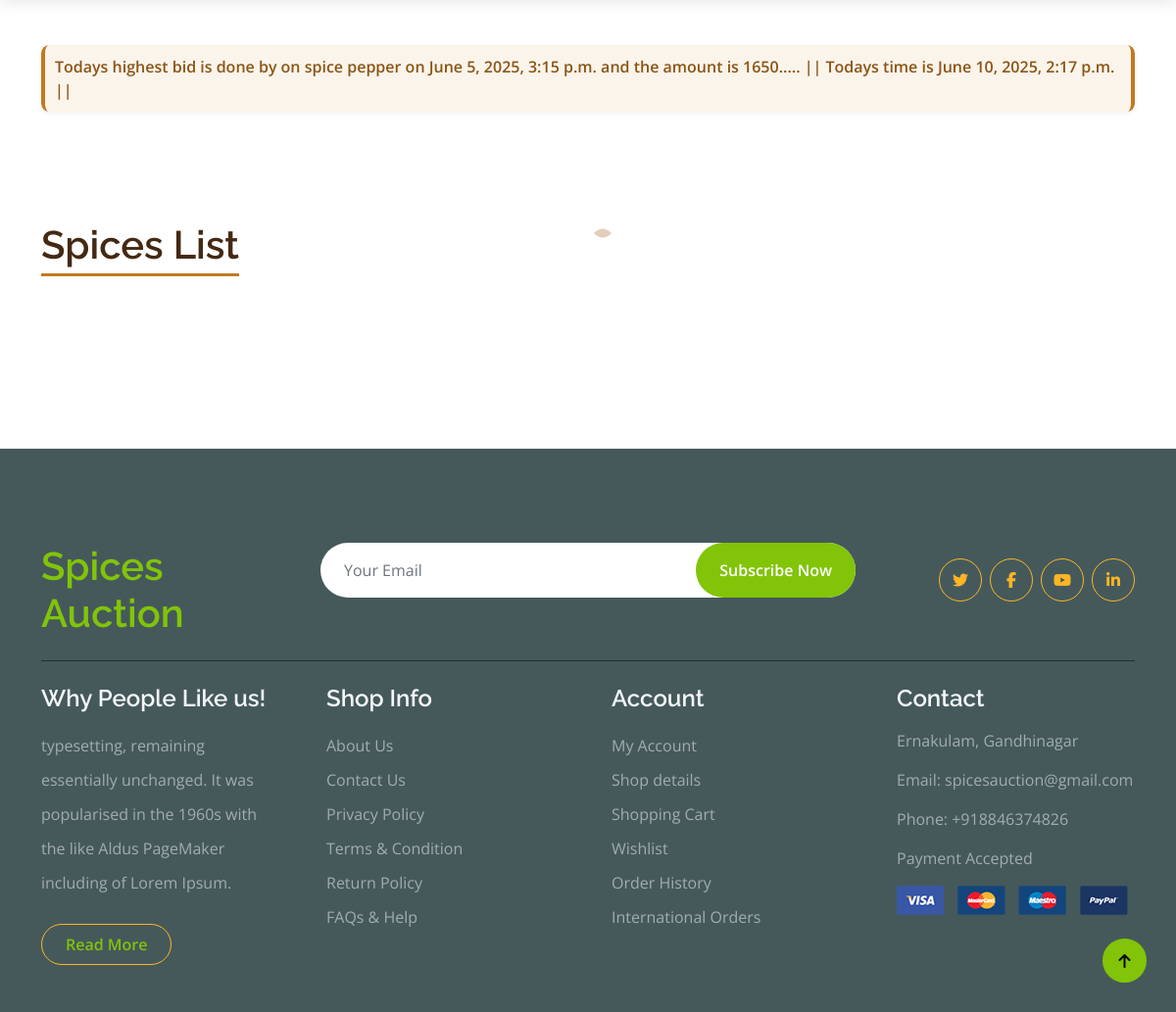
The app's page /auctions/ (lower part), older data.
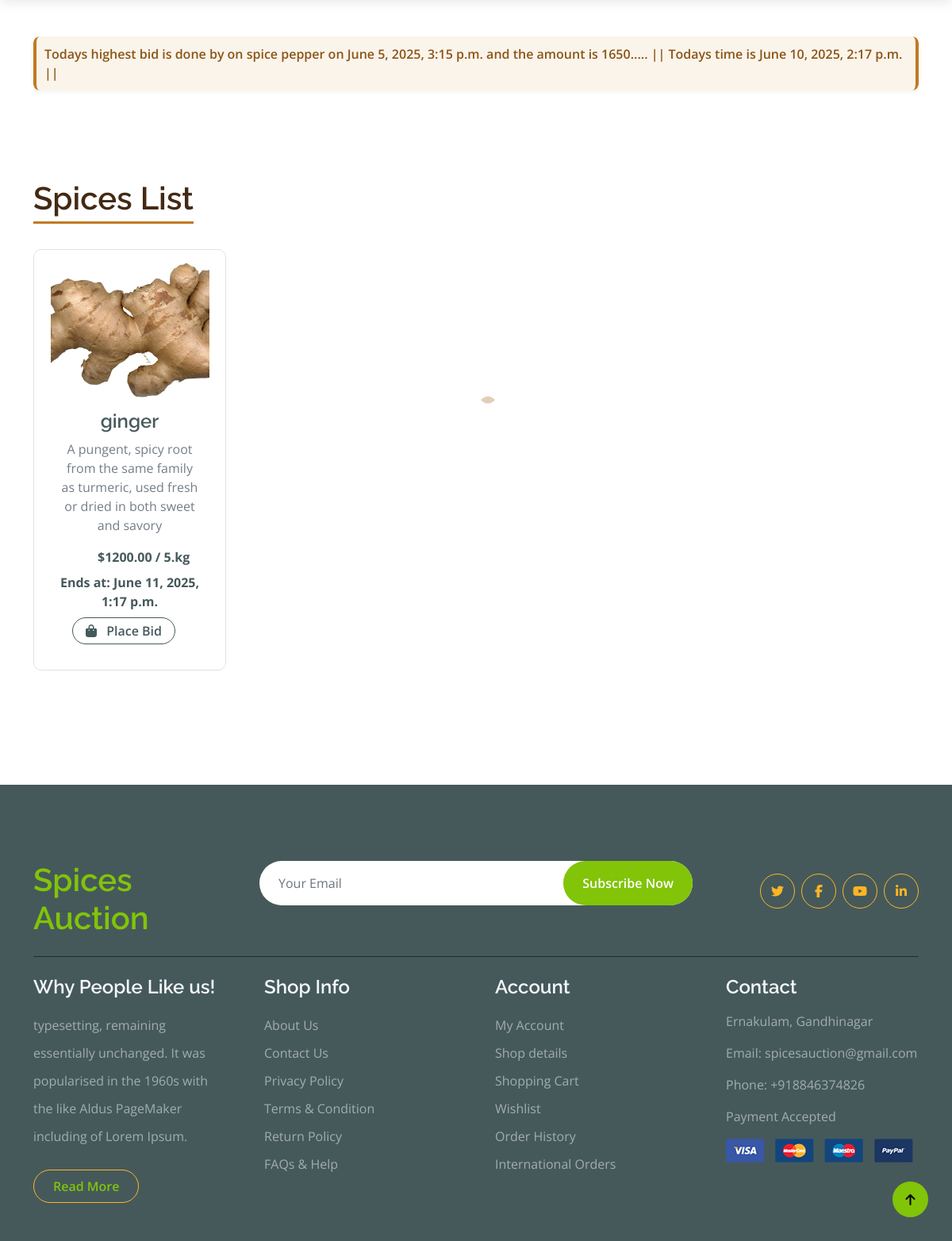
The same page, newer data.
### adminapi/models.py (models this page shows, shortened)
class Auction(models.Model):
    spice = models.ForeignKey(Spice, on_delete=models.CASCADE)
    auctioneer = models.ForeignKey(Seller, on_delete=models.CASCADE)
    starting_bid = models.DecimalField(max_digits=10, decimal_places=2)
    expected_bid = models.DecimalField(max_digits=10, decimal_places=2, default=0)
    number_of_lots = models.IntegerField(default=1)
    end_time = models.DateTimeField()
    created_at = models.DateTimeField(auto_now_add=True)
    choices= [
        ('Available', 'Available'),
        ('Sold', 'Sold'),
        ('Expired', 'Expired'),
    ]
    status=models.CharField(max_length=50, choices=choices, default='Available')

class Spice(models.Model):
    seller = models.ForeignKey(Seller, on_delete=models.CASCADE)
    name = models.CharField(max_length=100)
    description = models.CharField(max_length=100)
    stock_quantity = models.PositiveIntegerField(default=0)
    image = models.ImageField(upload_to="images", null=True)
    created_at = models.DateTimeField(auto_now_add=True)
    choices= [
        ('Available', 'Available'),
        ('Not Available', 'Not Available'),
    ]
    status=models.CharField(max_length=50, choices=choices, default='Available')

### userapi/views.py (the view, shortened to what this page needs)
# urls.py: path("auctions/",views.AuctionsListView.as_view(),name="auctions-list"),
class AuctionsListView(ListView):
    model = Auction
    template_name = "user/home.html"
    context_object_name = "auctions"
    def get_queryset(self):
        return Auction.objects.filter(status='Available')
    def get_context_data(self, **kwargs):
        self._update_expired_auctions()
        context = super().get_context_data(**kwargs)
        context['highestbid'] = Bid.objects.order_by('-amount').first()
        context['time'] = timezone.now()
        return context
    def _update_expired_auctions(self):
        expired_auctions = Auction.objects.filter(
            end_time__lte=timezone.now(),
            status='Available'
        )
        for auction in expired_auctions:
            self._finalize_auction(auction)

### userapi/templates/user/home.html (shortened to what this page needs)
{%extends 'user/base.html'%}
{%load static%}
{%block body_block%}
        <div class="container">
            <article>
                <marquee behavior="scroll" direction="left" class="enhanced-marquee">Todays highest bid is done by {{ highestbid.bidder.name }} on spice {{ highestbid.auction.spice.name }} on {{ highestbid.timestamp }} and the amount is {{ highestbid.amount }}..... || Todays time is {{time}} ||</marquee>
            </article>
        </div>
        <div class="container-fluid fruite py-5">
            <div class="container py-5">
                <div class="tab-class text-center">
                    <div class="row g-4">
                        <div class="col-lg-4 text-start mb-4">
                            <h1 class="fade-in-text">Spices List</h1>
                        </div>
                    </div>
                    <div class="tab-content">
                        <div id="tab-1" class="tab-pane fade show p-0 active">
                            <div class="row g-4">
                                <div class="col-lg-12">
                                    <div class="row g-5">
                                        {%for a in auctions%}
                                            <div class="col-md-6 col-lg-4 col-xl-3">
                                                <div class="rounded position-relative fruite-item border p-3 hover-card">
                                                    <div class="fruite-img">
                                                        <img src="{{a.spice.image.url}}" alt="" width="200px" height="170px" style="border-radius: 10px;" class="spice-image">
                                                    </div>
                                                    <div class="p-3">
                                                        <h4>{{a.spice.name}}</h4>
                                                        <p>{{a.spice.description}}</p>
                                                        <div class="d-flex justify-content-between flex-lg-wrap">
                                                            <p class="text-dark fs-6 fw-bold mb-2 ms-5">${{a.starting_bid}} / {{a.spice.stock_quantity}}.kg</p>
                                                            <p class="text-dark fs-6 fw-bold mb-2">Ends at: {{a.end_time}}</p>
                                                            <a href="{%url 'place_bid' a.id%}" class="btn border border-dark rounded-pill px-3 py-1 text-dark ms-3 bid-button" id="show-form-btn"><i class="fa fa-shopping-bag me-2"></i> Place Bid</a>
                                                        </div>
                                                    </div>
                                                </div>
                                            </div>
                                        {% endfor %}
                                    </div>
                                </div>
                            </div>
                        </div>
                    </div>
                </div>
            </div>
        </div>
        <div class="spice-floater spice-5"></div>
{%endblock%}

Row changes from the older to the newer data that the page shows:
added Auction: spice.image (picture), spice.name "ginger", spice.description "A pungent, spicy root from the same family as turmeric, used fresh or dried in both sweet and savory", starting_bid "1200.00", spice.stock_quantity "5", end_time "June 11, 2025, 1:17 p.m."
